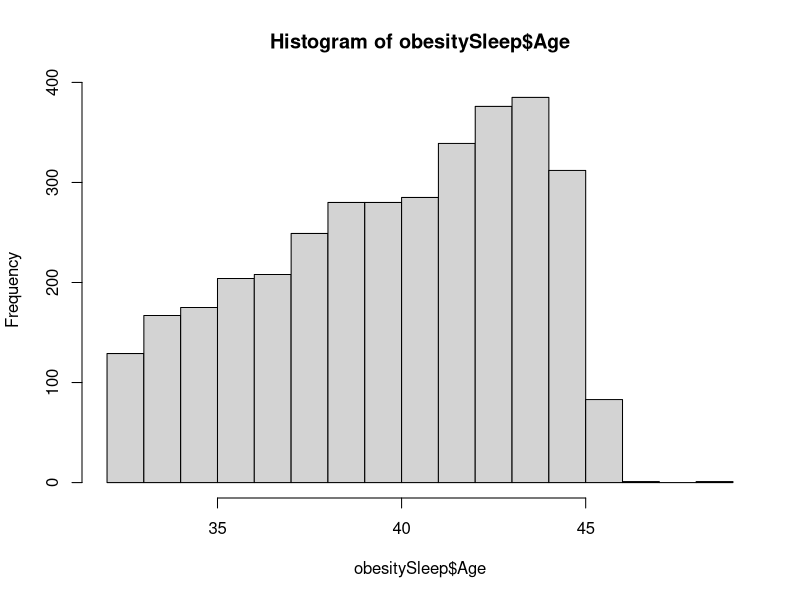
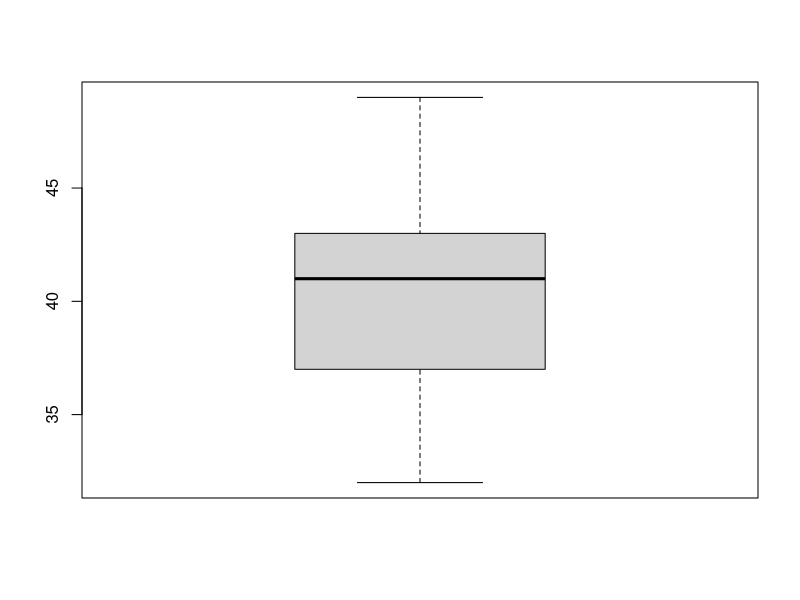
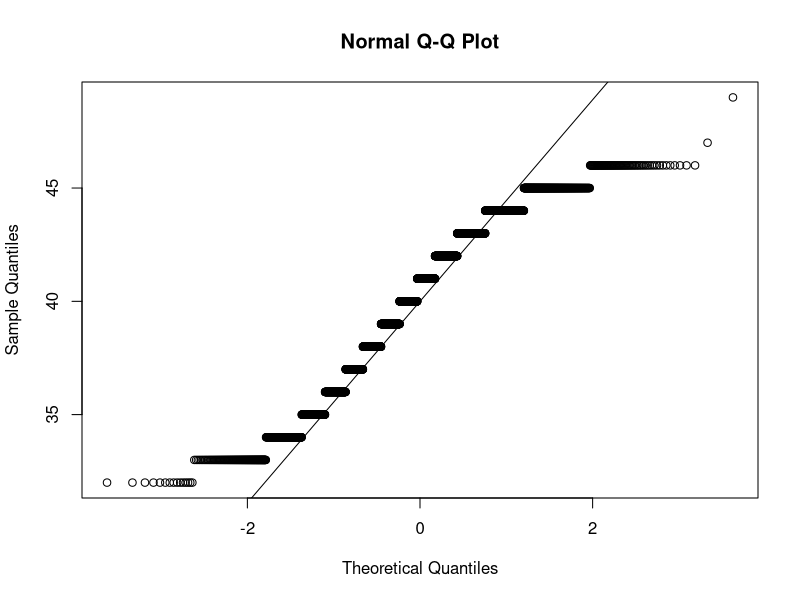
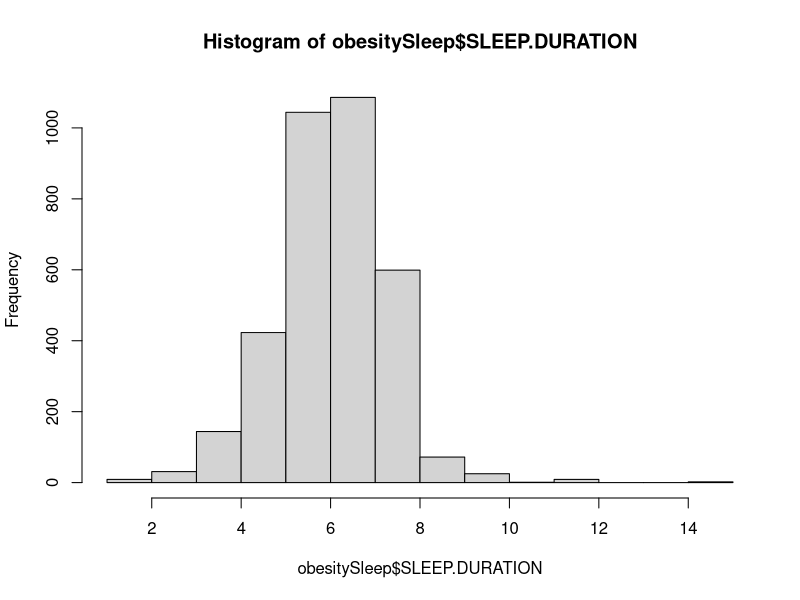
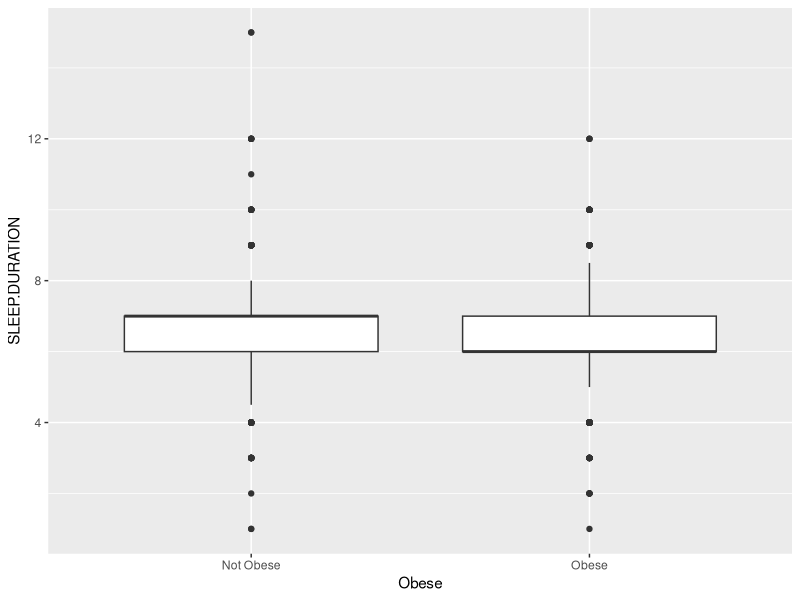
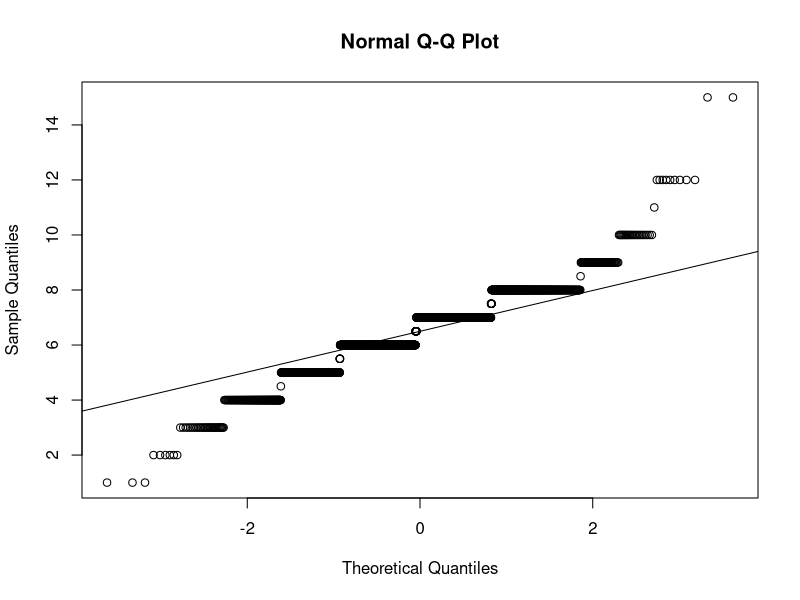

These figures' R source, in order:
library(ggplot2)

obesitySleep <- read.table("Obesity_Sleep.csv", sep=",", header=T)

##### Descriptive Stats for entire data set/sample
##### and by Obesity BMI categories

#AGE: in years
#RACE: 
#      0 = black not hispanic
#      1 = white not hispanic
#SLEEP QUALITY RATING:
#      1 = BAD
#      2 = OK
#      3 = GOOD
#SLEEP DURATION: average hours of sleep per day over the last month
#OBESITY:
#      0 = Not obese; BMI of 29.9 or less
#      1 = Obese; BMI >= 30.0

frequencyDistribution= function(dataSet, ascending=F)
{
  row.counts = table(dataSet)
  n = sum(row.counts)
  if (ascending) ord = order(-row.counts)
  else ord = 1:length(row.counts)
  data.frame(
    row.names = row.names(row.counts[ord]),
    Counts = as.vector(row.counts),
    Percents = 100*as.vector(row.counts[ord]/n),
    CumCount = cumsum(as.vector(row.counts[ord])),
    CumPercent = 100*cumsum(as.vector(row.counts[ord]))/n
  )
  
}


str(obesitySleep)

by(obesitySleep[,c(2,4,5,6,11)], obesitySleep$Obese, summary)

summary(obesitySleep[,c(2,4,5,6,11)])
lapply(obesitySleep[,c(2,6)], sd, na.rm=TRUE)
lapply(obesitySleep[,c(2,6)], mean, na.rm=TRUE)
lapply(obesitySleep[,c(2,6)], IQR, na.rm=TRUE)


lapply(obesitySleep[,c(2,6)], sd, na.rm=TRUE)


coefficient.of.variation.age <- sd(obesitySleep$Age, na.rm=TRUE) / mean(obesitySleep$Age, na.rm=TRUE)
#NORMALITY TESTS ON AGE
hist(obesitySleep$Age)
age.boxplot <- boxplot(obesitySleep$Age)
shapiro.test(obesitySleep$Age)
qqnorm(obesitySleep$Age)
qqline(obesitySleep$Age)

#SD on AGE when Obese = NOT OBESE
with(obesitySleep, sd(Age[Obese=='Not Obese']))

#SD on AGE when Obese =  OBESE
with(obesitySleep, sd(Age[Obese=='Obese']))

#MODE OF AGE when Obese = NOT OBESE
tab <- table(obesitySleep$Age[obesitySleep$Obese=='Not Obese'])   # number of occurrences for each unique value
sort(tab, decreasing = TRUE) # sort highest to lowest

#MODE OF AGE when Obese = OBESE
tab <- table(obesitySleep$Age[obesitySleep$Obese=='Obese'])   # number of occurrences for each unique value
sort(tab, decreasing = TRUE) # sort highest to lowest

#MODE OF AGE
tab <- table(obesitySleep$Age) # number of occurrences for each unique value
sort(tab, decreasing = TRUE) # sort highest to lowest



coefficient.of.variation.sleepduration <- sd(obesitySleep$SLEEP.DURATION, na.rm=TRUE) / mean(obesitySleep$SLEEP.DURATION, na.rm=TRUE)
hist(obesitySleep$SLEEP.DURATION)

sleepdur.boxplot <- ggplot(obesitySleep) +
  aes(x = Obese, y = SLEEP.DURATION) +
  geom_boxplot()

sleepdur.boxplot

qqnorm(obesitySleep$SLEEP.DURATION)
# Draw the reference line:
qqline(obesitySleep$SLEEP.DURATION)













